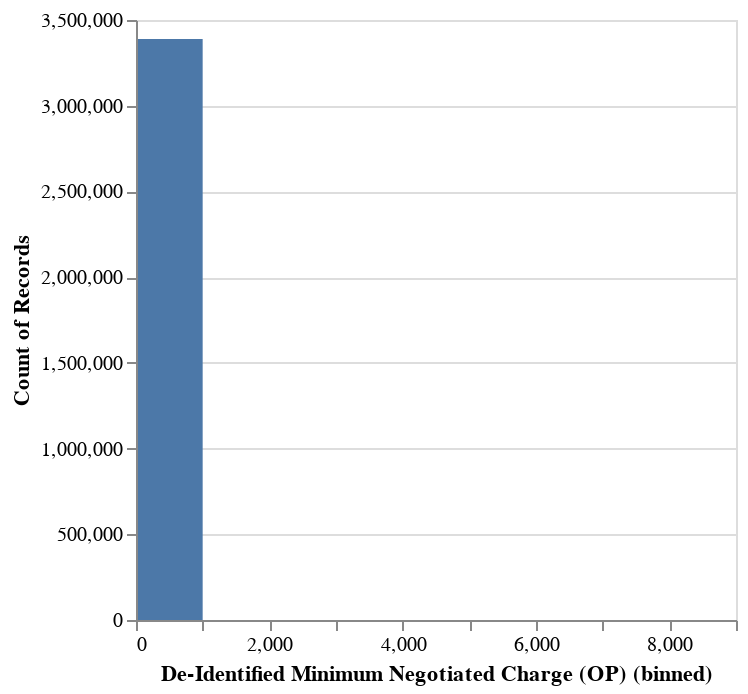

The notebook cell this image was saved under:
### Code cell
# Create a histogram of Discounted Cash Price
alt.Chart(bellevue.to_arrow()).mark_bar().encode(
    alt.X("De-Identified Minimum Negotiated Charge (OP):Q", bin=True),
    y='count()'
)

### Figure 1 — Vega specification as saved in the notebook (floating-point values rounded to 4 significant figures)
{"$schema": "https://vega.github.io/schema/vega/v5.json", "data": [{"name": "source_0", "values": [{"__count": 3389607, "bin_maxbins_10_De-Identified Minimum Negotiated Charge (OP)": 0.0, "bin_maxbins_10_De-Identified Minimum Negotiated Charge (OP)_end": 1000.0}, {"__count": 21, "bin_maxbins_10_De-Identified Minimum Negotiated Charge (OP)": 4000.0, "bin_maxbins_10_De-Identified Minimum Negotiated Charge (OP)_end": 5000.0}, {"__count": 21, "bin_maxbins_10_De-Identified Minimum Negotiated Charge (OP)": 8000.0, "bin_maxbins_10_De-Identified Minimum Negotiated Charge (OP)_end": 9000.0}]}, {"name": "source_0_y_domain___count", "values": [{"min": 21, "max": 3389607}]}], "signals": [{"name": "bin_maxbins_10_De_Identified_Minimum_Negotiated_Charge__OP__bins", "value": {"fields": ["De-Identified Minimum Negotiated Charge (OP)"], "fname": "bin_De-Identified Minimum Negotiated Charge (OP)", "start": 0.0, "step": 1000.0, "stop": 9000.0}}], "marks": [{"type": "rect", "name": "marks", "from": {"data": "source_0"}, "encode": {"update": {"description": {"signal": "\"De-Identified Minimum Negotiated Charge (OP) (binned): \" + (!isValid(datum[\"bin_maxbins_10_De-Identified Minimum Negotiated Charge (OP)\"]) || !isFinite(+datum[\"bin_maxbins_10_De-Identified Minimum Negotiated Charge (OP)\"]) ? \"null\" : format(datum[\"bin_maxbins_10_De-Identified Minimum Negotiated Charge (OP)\"], \"\") + \" – \" + format(datum[\"bin_maxbins_10_De-Identified Minimum Negotiated Charge (OP)_end\"], \"\")) + \"; Count of Records: \" + (format(datum[\"__count\"], \"\"))"}, "x": {"field": "bin_maxbins_10_De-Identified Minimum Negotiated Charge (OP)_end", "scale": "x"}, "fill": {"value": "#4c78a8"}, "ariaRoleDescription": {"value": "bar"}, "y": {"field": "__count", "scale": "y"}, "x2": {"field": "bin_maxbins_10_De-Identified Minimum Negotiated Charge (OP)", "scale": "x", "offset": 1}, "y2": {"value": 0, "scale": "y"}}}, "style": ["bar"]}], "scales": [{"name": "x", "type": "linear", "domain": {"signal": "[bin_maxbins_10_De_Identified_Minimum_Negotiated_Charge__OP__bins.start, bin_maxbins_10_De_Identified_Minimum_Negotiated_Charge__OP__bins.stop]"}, "range": [0, {"signal": "width"}], "bins": {"signal": "bin_maxbins_10_De_Identified_Minimum_Negotiated_Charge__OP__bins"}, "zero": false}, {"name": "y", "type": "linear", "domain": [{"signal": "(data(\"source_0_y_domain___count\")[0] || {}).min"}, {"signal": "(data(\"source_0_y_domain___count\")[0] || {}).max"}], "range": [{"signal": "height"}, 0], "nice": true, "zero": true}], "axes": [{"scale": "y", "labels": false, "zindex": 0, "grid": true, "gridScale": "x", "aria": false, "orient": "left", "tickCount": {"signal": "ceil(height/40)"}, "domain": false, "maxExtent": 0, "minExtent": 0, "ticks": false}, {"scale": "x", "title": "De-Identified Minimum Negotiated Charge (OP) (binned)", "labelFlush": true, "labelOverlap": true, "tickCount": {"signal": "ceil(width/10)"}, "grid": false, "zindex": 0, "orient": "bottom"}, {"scale": "y", "zindex": 0, "orient": "left", "grid": false, "labelOverlap": true, "title": "Count of Records", "tickCount": {"signal": "ceil(height/40)"}}], "width": 300, "padding": 5, "background": "white", "height": 300, "style": "cell"}
